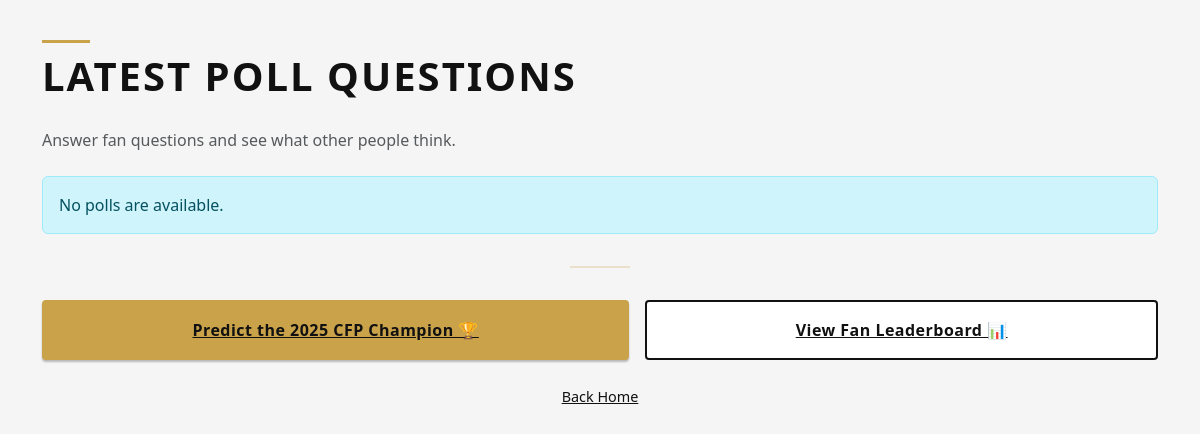
The page /polls/polls/ on the database as committed earlier.
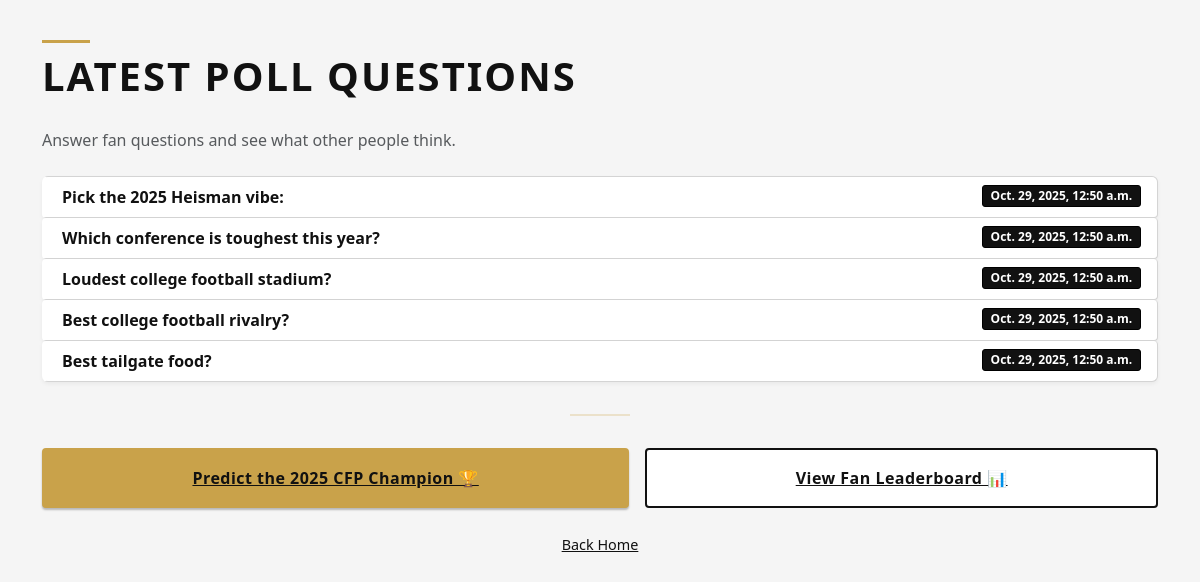
The same page on the database as committed later.
### polls/models.py (models this page shows, shortened)
class Question(models.Model):
    question_text = models.CharField("question text", max_length=200)
    pub_date = models.DateTimeField("date published")
    def was_published_recently(self):
        """
        Returns True if the question was published within the last day.
        Used in admin list display.
        """
        now = timezone.now()
        return now - datetime.timedelta(days=1) <= self.pub_date <= now
    was_published_recently.admin_order_field = "pub_date"
    was_published_recently.boolean = True
    was_published_recently.short_description = "Published recently?"

### polls/views.py (the view)
# urls.py: path("polls/", views.IndexView.as_view(), name="index"),
class IndexView(generic.ListView):
    template_name = "polls/index.html"
    context_object_name = "latest_question_list"
    def get_queryset(self):
        return (
            Question.objects
            .filter(pub_date__lte=timezone.now())
            .order_by("-pub_date")[:5]
        )

### polls/templates/polls/index.html (shortened to what this page needs)
{% extends "polls/base.html" %}
{% block content %}
<h1 class="page-title">Latest Poll Questions</h1>
<p class="text-muted mb-4" style="max-width:600px;">
  Answer fan questions and see what other people think.
</p>
{% if latest_question_list %}
  <ul class="list-group mb-4">
    {% for question in latest_question_list %}
      <li class="list-group-item">
        <a class="fw-semibold" href="{% url 'polls:detail' question.id %}">
          {{ question.question_text }}
        </a>
        <span class="badge text-bg-secondary">
          {{ question.pub_date }}
        </span>
      </li>
    {% endfor %}
  </ul>
{% else %}
  <div class="alert alert-info">
    No polls are available.
  </div>
{% endif %}
<hr class="divider-line">
<div class="d-flex flex-column flex-md-row gap-3 mb-4">
  <a
    class="btn-cfp-gold flex-fill text-center py-3"
    href="{% url 'polls:cfp_vote' %}"
  >
    Predict the 2025 CFP Champion 🏆
  </a>
  <a
    class="btn-cfp-outline flex-fill text-center py-3"
    href="{% url 'polls:cfp_results' %}"
  >
    View Fan Leaderboard 📊
  </a>
</div>
<div class="footer-links text-center mt-4">
  <a href="{% url 'polls:home' %}">Back Home</a>
</div>
{% endblock %}

### polls/templates/polls/base.html (shortened to what this page needs)
{% load static %}
<!DOCTYPE html>
<html lang="en">
  <head>
    <link
      href="https://cdn.jsdelivr.net/npm/bootstrap@5.3.3/dist/css/bootstrap.min.css"
      rel="stylesheet"
    >
    <link rel="stylesheet" href="{% static 'polls/style.css' %}">
  </head>
  <body class="container py-5">
    {% block content %}{% endblock %}
  </body>
</html>

### polls/static/polls/style.css (style rules this page uses)
body { background-color: #f5f5f5; color: #1a1a1a; font-family: system-ui, -apple-system, BlinkMacSystemFont, "Segoe UI", Roboto, "Helvetica Neue", Arial, sans-serif; line-height: 1.5; }
h1, h2, h3, h4, h5 { font-weight: 700; color: #111111; letter-spacing: 0.03em; }
.page-title { position: relative; display: inline-block; padding-top: 0.25rem; padding-bottom: 0.25rem; margin-bottom: 1.5rem; font-weight: 700; color: #111; text-transform: uppercase; letter-spacing: 0.05em; }
.page-title::before { content: ""; position: absolute; left: 0; top: -0.5rem; width: 3rem; height: 3px; background-color: #C9A24A; }
.card, .list-group-item, .result-card, .vote-card { background-color: #ffffff; border: 1px solid #d4d4d4; border-radius: 4px; box-shadow: 0 2px 4px rgba(0,0,0,0.05); }
.list-group-item { display: flex; justify-content: space-between; align-items: flex-start; border-left: 4px solid transparent; transition: all 0.15s ease-in-out; }
.list-group-item a.fw-semibold, .list-group-item a { color: #111111; font-weight: 600; text-decoration: none; }
.badge.text-bg-secondary { background-color: #111111 !important; color: #ffffff !important; font-weight: 600; border-radius: 3px; border: 1px solid #000; }
.btn-cfp-gold { background-color: #C9A24A; border: 2px solid #C9A24A; color: #111111; font-weight: 700; text-transform: none; letter-spacing: 0.03em; border-radius: 4px; box-shadow: 0 2px 2px rgba(0,0,0,0.25); }
.btn-cfp-outline { background-color: #ffffff; border: 2px solid #111111; color: #111111; font-weight: 600; border-radius: 4px; letter-spacing: 0.03em; }
hr, .divider-line { border: 0; border-top: 2px solid #C9A24A; max-width: 60px; margin: 2rem auto; }
.footer-links a { color: #111; font-size: 0.9rem; text-decoration: underline; font-weight: 500; }

Rows that differ between the two databases and show on the page:
added Question: question_text "Pick the 2025 Heisman vibe:", pub_date "Oct. 29, 2025, 12:50 a.m."
added Question: question_text "Which conference is toughest this year?", pub_date "Oct. 29, 2025, 12:50 a.m."
added Question: question_text "Loudest college football stadium?", pub_date "Oct. 29, 2025, 12:50 a.m."
added Question: question_text "Best college football rivalry?", pub_date "Oct. 29, 2025, 12:50 a.m."
added Question: question_text "Best tailgate food?", pub_date "Oct. 29, 2025, 12:50 a.m."
Other text that changed with them:
text no longer shown: "No polls are available."
